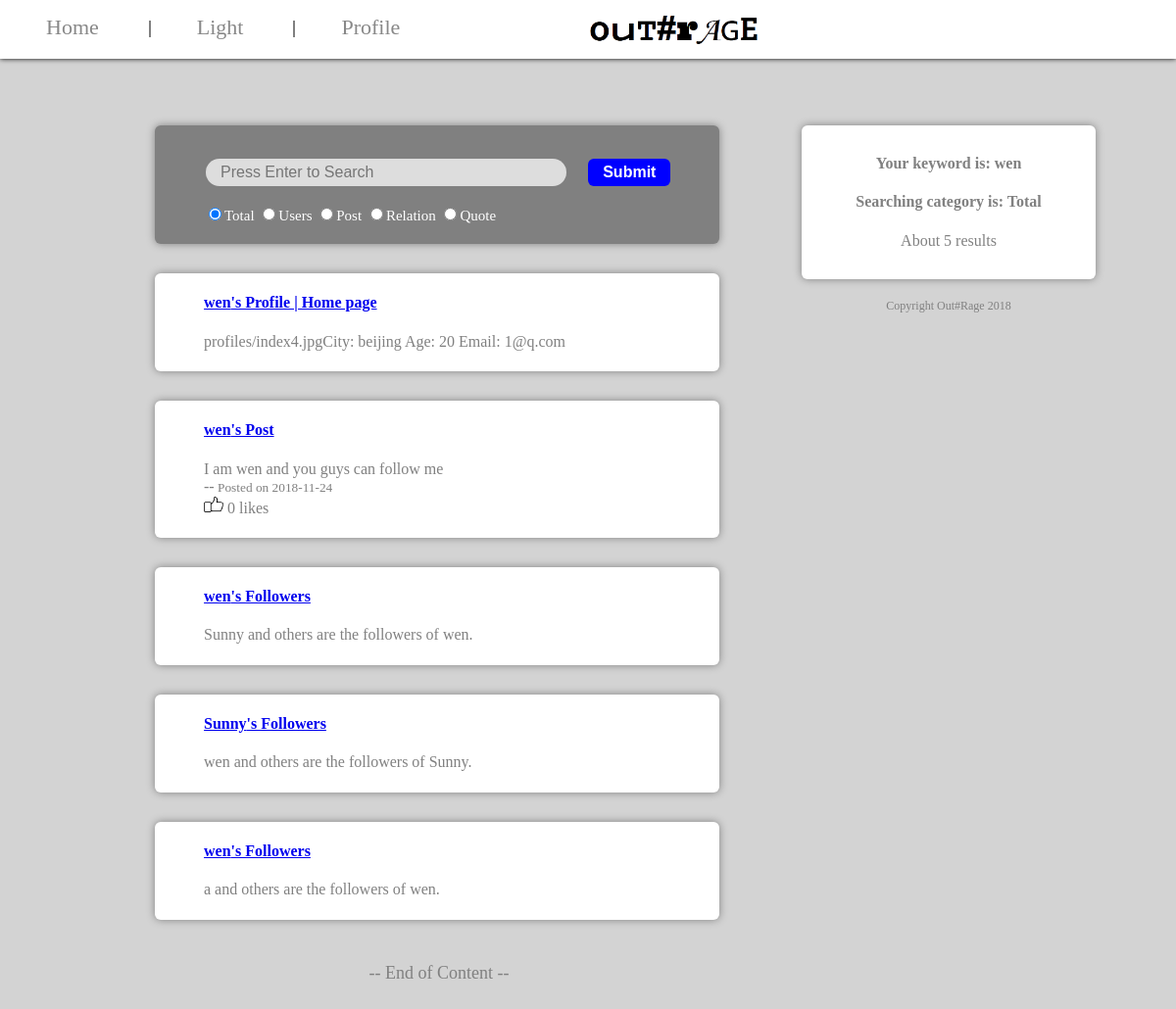
The page /search.php?content=wen on the database its author committed.
### tables this page shows
CREATE TABLE `users` (
  `username` varchar(20) NOT NULL,
  `loginstate` varchar(10) NOT NULL DEFAULT 'offline',
  `password` varchar(10) NOT NULL,
  `city` varchar(50) NOT NULL,
  `age` int(10) NOT NULL,
  `profile` varchar(200) NOT NULL,
  `birthday` varchar(20) NOT NULL,
  `gender` varchar(20) NOT NULL,
  `email` varchar(50) NOT NULL,
  `like_post` varchar(1000) NOT NULL
);

CREATE TABLE `post` (
  `post_id` int(50) NOT NULL,
  `username` varchar(20) NOT NULL,
  `post_time` varchar(50) NOT NULL,
  `post_content` varchar(200) NOT NULL,
  `post_picture` varchar(200) NOT NULL,
  `like_num` int(20) NOT NULL
);

CREATE TABLE `relation` (
  `userone` varchar(20) DEFAULT NULL,
  `relation` varchar(20) DEFAULT NULL,
  `usertwo` varchar(20) DEFAULT NULL
);

### search.php (the view, shortened to what this page needs)
<html>
<head>
<link rel="stylesheet" type="text/css" href="theme.css"/>
</head>
<body>
<div style="margin-top:120px;position:absolute;width:80%">
<div style="display:inline-block;width:60%;min-width:300px;min-height:100px;vertical-align:top;">
<span class="info_block" style="display:inline-block;width:100%;min-height:100px;vertical-align:left;background-color:grey;">
<span style="display:block;margin-top:30px;margin-left:50px;margin-bottom:20px;text-align:left;">
<form id="sf" action="search.php" method="GET">
<input type="text" class="input_bar" name="content" style="width:70%;" placeholder="Press Enter to Search"/><input type="submit" value="Submit" class="node_button" style="display:inline-block;margin-left:20px;" onclick="return submitCheck(content)"/>
<p style="color:white;font-size:15px;">
<input type="radio" name="class" value="total" checked="checked"/>Total
<input type="radio" name="class" value="users"/>Users
<input type="radio" name="class" value="post"/>Post
<input type="radio" name="class" value="relation"/>Relation
<input type="radio" name="class" value="quote"/>Quote
</p>
</form>
</span>
</span>
<?php
if(!isset($_GET["content"]))
{?>
	<span style="display:inline-block;height:30px;vertical-align:left;"></span>
	<span class="info_block" style="display:inline-block;width:100%;min-height:100px;vertical-align:left;">
	<span style="display:block;margin-top:20px;margin-left:50px;margin-bottom:20px;text-align:left;">
	<p>The results will be shown here.</p>
	</span>
	</span>
<?php
}
else
{
	$xx=$_GET["content"];
	$xx=trim($xx);
	$con=mysqli_connect("localhost","root","");
	mysqli_select_db($con,"users");
	if (count(explode(' ',$xx))==1){
	$_SESSION["keyword"]=1;$a=$_SESSION["search"][0];
	$sql1="select * from users where username like '%".$a."%' or city like '%".$a."%' or profile like '%".$a."%' or birthday like '%".$a."%' or gender like '%".$a."%' or email like '%".$a."%'";
	$sql2="select * from post where username like '%".$a."%' or post_time like '%".$a."%' or post_content like '%".$a."%' ";
	$sql3="select * from  relation where userone like '%".$a."%' or usertwo like '%".$a."%' or relation like '%".$a."%' ";
	$sql4="select * from quote where quote_type like '%".$a."%' or quote_content like '%".$a."%' or quote_picture like '%".$a."%'";
	}
	$result1=mysqli_query($con,$sql1); $rowcount1=mysqli_num_rows($result1);
	$result2=mysqli_query($con,$sql2);$rowcount2=mysqli_num_rows($result2);
	$result3=mysqli_query($con,$sql3);$rowcount3=mysqli_num_rows($result3);
	$result4=mysqli_query($con,$sql4);$rowcount4=mysqli_num_rows($result4);
	$totalrows=$rowcount1+$rowcount2+$rowcount3+$rowcount4;
	if((!isset($_GET["class"]))||($_GET["class"]=="total"))
	{
		$cl="t";
	}
	if(($cl=="t")||($cl=="u"))
	{
	for ($i=0;$i<$rowcount1;$i++){
?>
	<span class="info_block" style="display:inline-block;width:100%;min-height:100px;vertical-align:left;">
	<span style="display:block;margin-top:20px;margin-left:50px;margin-bottom:20px;text-align:left;">
	<p>
<?php
		$row1=mysqli_fetch_assoc($result1);
		echo "<h4><a href=\"profile.php?user=".$row1["username"]."\">".@$row1["username"]."'s Profile | Home page</a><br /></h4>".$row1["profile"] ;
		echo "City: ".$row1["city"]."  Age: ".$row1["age"]."  Email: ".$row1["email"]."<br />";
?>
	</p>
	</span>
	</span>
<?php
	}
	}
	if(($cl=="t")||($cl=="p"))
	{
	for ($x=0;$x<$rowcount2;$x++)
	{
		$row2=mysqli_fetch_assoc($result2);$present=substr($row2["post_time"],0,-9);$present=date('Y-m-d', strtotime(str_replace('_', '/', $present)));$hour=substr($row2["post_time"],11,-6);
?>
	<span class="info_block" style="display:inline-block;width:100%;min-height:100px;vertical-align:left;">
	<span style="display:block;margin-top:20px;margin-left:50px;margin-bottom:20px;text-align:left;padding-right:50px">
	<p>
<?php
			echo "<h4><a href=\"profile.php?user=".$row2["username"]."\">".$row2["username"]."'s Post</a>";
				if ($present!=date("Y-m-d")){
					echo "</h4> ".$row2["post_content"]."<br> --<small> Posted on ".$present."</small><br>";
				}
			$showl=false;
			if($showl==true)
			{
?>
				<img id="<?php echo $x;?>" onclick="changeImage(<?php echo $x;?>)" src="images/like_color.jpg" width="20" height="18"/>
				<?php echo " ".$row2["like_num"]." likes <small>You have liked this post~</small>";?>
				<p id="<?php echo "+1".$x;?>"></p>
<?php
			}
			else
			{
				?>
				<img id="<?php echo $x ?>" onclick="changeImage(<?php echo $x ?>)" src="images/like_grey.jpg" width="20" height="18"/>
				<?php
				echo " ".$row2["like_num"]." likes";
				?>
				<?php
			}
				?>
	</p>
	</span>
	</span>
<?php
	}
}
if(($cl=="t")||($cl=="r"))
{
		for ($y=0;$y<$rowcount3;$y++)
		{
?>
	<span class="info_block" style="display:inline-block;width:100%;min-height:100px;vertical-align:left;">
	<span style="display:block;margin-top:20px;margin-left:50px;margin-bottom:20px;text-align:left;">
	<p>
<?php
		$row3=mysqli_fetch_assoc($result3);
		echo "<h4><a href=\"profile.php?user=".$row3["usertwo"]."\">".$row3["usertwo"]."'s Followers </a></h4>";
		echo $row3["userone"]." and others are the followers of ".$row3["usertwo"].". <br />";
?>
	</p>
	</span>
	</span>
<?php
	}
}
?>
<?php
}
?>
<span style="display:inline-block;width=100%;height:70px;vertical-align:left;font-size:18px;color:grey;">-- End of Content --</span>
</div>
<div style="display:inline-block;position:fixed;width:20%;min-width:300px;vertical-align:top;">
<span class="info_block" style="display:inline-block;width:100%;min-width:300px;vertical-align:top;">
<form style="margin:30px;">
<p>
<?php
	echo "<h4>Your keyword is: ";
	if(!isset($_GET["content"]))
	{
		echo "[NONE]";
	}
	else
	{
		echo $_GET["content"];
	}
	echo "<br /></h4>";
	echo "<h4>Searching category is: ";
	if(!isset($_GET["content"]))
	{
		echo "[NONE]";
	}
	else
	{
		if($cl=="t")
		{
			echo "Total";
		}
	}
	echo "<br /></h4>";
	echo "About ";
	if(!isset($_GET["content"]))
	{
		echo "0";
	}
	else
	{
		echo $totalrows;
	}
	echo " results <br />";
?>
</p>
</form>
</span>
<span style="display:inline-block;height:20px;width:100%;min-width:300px;vertical-align:top;">
</span>
<span style="display:inline-block;height:50px;width:100%;min-width:300px;vertical-align:top;">
<a style="font-size:12px;color:grey;">Copyright Out#Rage 2018</a>
</span>
</div>
</div>
<div class="top_bar" style="text-align:center">
<span style="float:left">
<a href="index.php" class="main_button">Home</a>
<span class="division_line"></span>
<a href="light.php" class="main_button">Light</a>
<span class="division_line"></span>
<a href="profile.php" class="main_button">Profile</a>
</span>
<img src="images/logo.png" style="display:inline-block;max-height:30px;"/>
<div style="float:right;margin-right:45px;width:20%;height:1px;"></div>
</div>
</body>
</html>

### theme.css (style rules this page uses)
.info_block { border-radius:6px; color:grey; text-align:center; text-decoration:none; box-shadow:0px 0px 8px 0px grey; background-color:white; display:inline-block; width:100%; }
body { background-color:lightgrey; text-align:center; }
.main_button { color:#888888; text-align:center; text-decoration:none; font-size:22px; margin:4px 2px; padding:15px 45px; }
.node_button { border:none; padding:5px 15px; background-color:blue; color:white; text-align:center; text-decoration:none; font-size:16px; font-weight:bold; margin:4px 2px; cursor:pointer; border-radius:6px; box-shadow:0px 0px 2px grey; }
.input_bar { border:none; background-color:#DDDDDD; color:#777777; text-align:left; text-decoration:none; font-size:16px; margin:4px 2px; padding:5px 15px; border-radius:30px; }
.division_line { border-left:2px solid grey; }
.top_bar { top:0; left:0; width:100%; position:fixed; float:center; height:40px; padding-top:15px; padding-bottom:5px; box-shadow:0px 0px 5px 0px black; background-color:white; text-align:left; }

### rows shown on the page
users: username "wen", profile "profiles/index4.jpg", city "beijing", age "20", email "1@q.com"
post: username "wen", post_content "I am wen and you guys can follow me", post_time "2018-11-24", like_num "0"
relation: usertwo "wen", userone "Sunny"
relation: usertwo "Sunny", userone "wen"
relation: usertwo "wen", userone "a"

### other values the page prints
$_GET["content"] "wen"
$totalrows "5"
